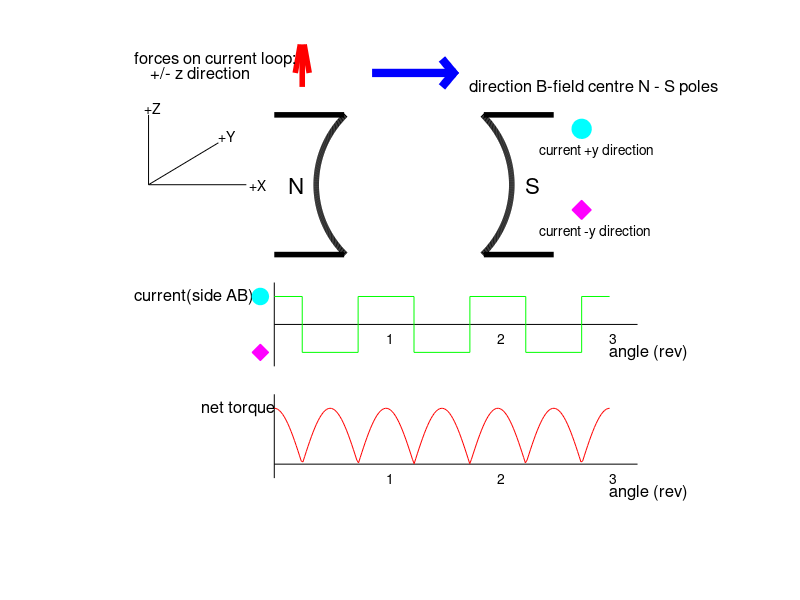

This figure's MATLAB source: (Note: this script raises an error after producing the figure.)
% em_motor_1.m
% Animation of DC motor - armature turning in magnetic field
% Ian Cooper
% School of Physics University of Sydney
% email: cooper@physics.usyd.edu.au

clear all; close all; clc

N = 200;               % number of frames  N = 200 default

T = 1;                 % paramaters for torque & curret graphs
t = linspace(0,3*T,N);
xt = -10;
dx = 24/N;

figure(1)  % **********************************************************
set(gcf,'color',[1 1 1]);
set(gcf,'units','normalized'); 
set(gcf,'position',[0.1 0.1 0.6 0.7]);
set(gca,'Xlim',[-20 20]);
set(gca,'xcolor',[1 1 1]);
set(gca,'ycolor',[1 1 1]);

% plot magnet
lw = 4;
R = 7;         % radius of circle
L = 5;
xL(1) = 5; xL(2) = 10;
yL(1) = 5;   yL(2) = 5;

yC = linspace(-yL(1), yL(1),200);
xC = sqrt(R^2 - yC.^2);

plot(xL,yL,'k','linewidth',lw);
hold on
plot(xL,-yL,'k','linewidth',lw);
plot(-xL,yL,'k','linewidth',lw);
plot(-xL,-yL,'k','linewidth',lw);
plot(xC,yC,'k','linewidth',lw);
plot(-xC,yC,'k','linewidth',lw);
text(-9,0,'N','fontsize',16);
text(8,0,'S','fontsize',16);

% plot arrow B field
plot([-3 3],[8 8],'b','linewidth',6);
plot([2 3],[9 7.8],'b','linewidth',6);
plot([2 3],[7 8.2],'b','linewidth',6);
text(4,7,'direction B-field centre N - S poles','fontsize',12)

% plot arrow force
plot([-8 -8],[7 10.5],'r','linewidth',4);
plot([-8.5 -8],[8 10.8],'r','linewidth',4);
plot([-7.5,-8],[8 10.8],'r','linewidth',4);
text(-20,9,'forces on current loop:','fontsize',12)
text(-20,8,'    +/- z direction','fontsize',12)

% plot current vs angle 0 to 6pi  (3 cycles)
xxi(1) = -10; xxi(2) = 16; yxi(1) = -10; yxi(2) = -10;  % x-axis
plot(xxi,yxi,'k');
xyi(1) = -10; xyi(2) = -10; yyi(1) = -7; yyi(2) = -13;  % y-axis
plot(xyi,yyi,'k');

xi = [-10 -8 -8 -4 -4 0 0 4 4 8 8 12 12 14];
yi = [-8 -8 -12 -12 -8 -8 -12 -12 -8 -8 -12 -12 -8 -8];
plot(xi,yi,'g');
text(14,-12,'angle (rev)','fontsize',12);
text(-20,-8,'current(side AB)','fontsize',12);
text(-2,-11,'1');
text(6,-11,'2');
text(14,-11,'3');

% plot xyz axes
plot([-19 -12],[0 0],'k');   % x
plot([-19 -19],[0 5],'k');   % z
plot([-19 -14],[0 3],'k');   % y
text(-11.8,0,'+X');
text(-14,3.5,'+Y');
text(-19.3,5.5,'+Z');

% plot current points - circle & diamond
hi = plot(12,4,'o');
set(hi,'MarkerSize',14,'MarkerEdgeColor',[0 1 1],'MarkerFaceColor',[ 0 1 1]); 
text(9,2.5,'current +y direction');
hi = plot(12,-1.8,'d');
set(hi,'MarkerSize',14,'MarkerEdgeColor',[1 0 1],'MarkerFaceColor',[ 1 0 1]); 
text(9,-3.3,'current -y direction');

hi = plot(-11,-8,'o');
set(hi,'MarkerSize',12,'MarkerEdgeColor',[0 1 1],'MarkerFaceColor',[ 0 1 1]); 
hi = plot(-11,-12,'d');
set(hi,'MarkerSize',12,'MarkerEdgeColor',[1 0 1],'MarkerFaceColor',[ 1 0 1]); 

% plot torque graph (tau)
xxi(1) = -10; xxi(2) = 16; yxi(1) = -20; yxi(2) = -20;  % x-axis
plot(xxi,yxi,'k');
xyi(1) = -10; xyi(2) = -10; yyi(1) = -21; yyi(2) = -15;  % y-axis
plot(xyi,yyi,'k');

tt = linspace(0,24,N);
dt = tt(2)-tt(1);
TT = 8;
tau = abs(4.*cos(2*pi*tt./TT))-20;
plot(tt-10,tau,'r')
text(14,-22,'angle (rev)','fontsize',12);
text(-15.2,-16,'net torque','fontsize',12);
text(-2,-21,'1');
text(6,-21,'2');
text(14,-21,'3');

% set up graph window
axis([-20 20 -25 10]);
axis equal
set(gca,'Xlim',[-20 20]);
set(gca,'xcolor',[1 1 1]);
set(gca,'ycolor',[1 1 1]);

M = getframe;
%M = getframe(gcf);
[im,map] = rgb2ind(M.cdata,256,'nodither');  %RGB to indexed images
im(1,1,1,10) = 0;

for c = 1 : N   % *******************************************************
    
    % plot rotating armature
      x(1) = L * cos(-2*pi*t(c)/T);
      y(1) = L * sin(-2*pi*t(c)/T);
      x(2) = - x(1); y(2) = - y(1);
     plot(x,y,'g','linewidth',2*lw);
     
    
    % plot arrow for forces and current y direction
    % left side
       xa1(1) = x(2); xa1(2) = xa1(1); ya1(1) = y(2);
       if x(2) > 0
           ya1(2) = ya1(1) - 2;
           xaa1(1) = xa1(1) + 0.5; xaa1(2) = xa1(2);
           yaa1(1) = ya1(2) + 0.5; yaa1(2) = ya1(2);
           xaa2(1) = xa1(1) - 0.5; xaa2(2) = xa1(2);
           yaa2(1) = ya1(2) + 0.5; yaa2(2) = ya1(2);
           hR = plot(x(2),y(2),'o');
           set(hR,'MarkerSize',16,'MarkerEdgeColor',[0 1 1],'MarkerFaceColor',[ 0 1 1]); 
       end;
       
       if x(2) <= 0
           ya1(2) = ya1(1) + 2; 
           xaa1(1) = xa1(1) - 0.5; xaa1(2) = xa1(2);
           yaa1(1) = ya1(2) - 0.5; yaa1(2) = ya1(2);
           xaa2(1) = xa1(1) + 0.5; xaa2(2) = xa1(2);
           yaa2(1) = ya1(2) - 0.5; yaa2(2) = ya1(2);
           hL = plot(x(2),y(2),'d');
           set(hL,'MarkerSize',16,'MarkerEdgeColor',[1 0 1],'MarkerFaceColor',[ 1 0 1]); 
       end
      
     % right side
       xb1(1) = x(1); xb1(2) = xb1(1); yb1(1) = y(1);
       if x(1) > 0
           yb1(2) =  yb1(1) - 2;
           xbb1(1) = xb1(1) + 0.5; xbb1(2) = xb1(2);
           ybb1(1) = yb1(2) + 0.5; ybb1(2) = yb1(2);
           xbb2(1) = xb1(1) - 0.5; xbb2(2) = xb1(2);
           ybb2(1)  =  yb1(2) + 0.5;  ybb2(2) = yb1(2);
           hR = plot(x(1),y(1),'o');
           set(hR,'MarkerSize',16,'MarkerEdgeColor',[0 1 1],'MarkerFaceColor',[ 0 1 1]); 
       end;
       
          if x(1) <= 0
           yb1(2) = yb1(1) + 2; 
           xbb1(1) = xb1(1) + 0.5; xbb1(2) = xb1(2);
           ybb1(1) = yb1(2) - 0.5; ybb1(2) = yb1(2);
           xbb2(1) = xb1(1) - 0.5; xbb2(2) = xb1(2);
           ybb2(1) = yb1(2) - 0.5; ybb2(2) = yb1(2);
           hL = plot(x(1),y(1),'d');
           set(hL,'MarkerSize',16,'MarkerEdgeColor',[1 0 1],'MarkerFaceColor',[ 1 0 1]); 
       end  
       
       plot(xa1,ya1,'r','linewidth',4);
       plot(xaa1,yaa1,'r','linewidth',3);
       plot(xaa2,yaa2,'r','linewidth',3);
       
       plot(xb1,yb1,'r','linewidth',4);
       plot(xbb1,ybb1,'r','linewidth',3);
       plot(xbb2,ybb2,'r','linewidth',3);
       
           
    % plot point on current graph
    if t(c)/T < 0.25, yt = -8; end
    if t(c)/T > 0.25, yt = -12; end
    if t(c)/T > 0.75, yt = -8; end 
    if t(c)/T > 1.25, yt = -12; end 
    if t(c)/T > 1.75, yt = -8; end 
    if t(c)/T > 2.25, yt = -12; end 
    if t(c)/T > 2.75, yt = -8; end 
    plot(xt,yt,'go');
    xt = xt + dx;
    
    % plot point on torque graph
    tau1 = abs(4.*cos(2*pi*dt*c/TT))-20;
    plot(-10+24*c/N,tau1,'ro');
    
    % store image
    M = getframe; 
    %M = getframe(gcf);
    im(:,:,1,c) = rgb2ind(M.cdata,map,'nodither');
    
    pause(0.1)
    %pause
   
    % clear plotted lines
    plot(x,y,'w','linewidth',2*lw);
    plot(xa1,ya1,'w','linewidth',5);
    plot(xaa1,yaa1,'w','linewidth',5);
    plot(xaa2,yaa2,'w','linewidth',5);
    plot(xb1,yb1,'w','linewidth',5);
    plot(xbb1,ybb1,'w','linewidth',5);
    plot(xbb2,ybb2,'w','linewidth',5);
    hR = plot(x,y,'o');
    hL = plot(x,y,'d');
    set(hR,'MarkerSize',16,'MarkerEdgeColor',[1 1 1],'MarkerFaceColor',[ 1 1 1]); 
    set(hL,'MarkerSize',16,'MarkerEdgeColor',[1 1 1],'MarkerFaceColor',[ 1 1 1]);  
    
    
end

%  SAVE ANIMATED GIF ======================================================
% im - images to be saved
% map - color map for images
% ag_name - file name for animated gif
% DelayTime - time delay in seconds between viewing images
% LoopCount - animated gif will continuously

ag_name = 'animation.gif';
delay = 0.4;
imwrite(im,map,ag_name,'DelayTime',delay,'LoopCount',inf);
